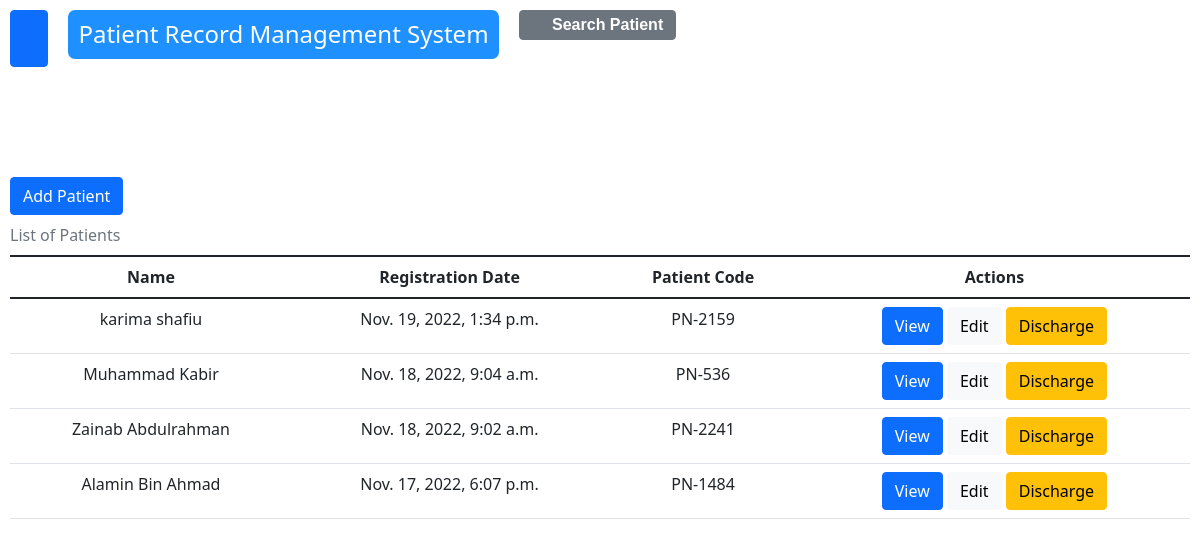
The page /patient-view (signed in) on the database its author committed.
### core/models.py (models this page shows, shortened)
class PatientR(models.Model):
    full_name = models.CharField(max_length=100)
    dob = models.CharField(max_length=100)
    gender = models.CharField(max_length=20)
    marital = models.CharField(max_length=20)
    lga = models.CharField(max_length=100)
    addrss = models.TextField(blank=True)
    state = models.CharField(max_length=100)
    apparatus = models.CharField(max_length=100)
    room = models.CharField(max_length=100)
    code = models.CharField(max_length=1000)
    create_at = models.DateTimeField(default=datetime.now)

### core/views.py (the view)
# urls.py: path('patient-view', views.patient_view, name='patient-view'),
@login_required(login_url='login')
def patient_view(request):
    rooms = Room.objects.all()
    patients = PatientR.objects.all()
    return render(request, 'patient-view.html', {'rooms':rooms, 'patients':patients})

### templates/patient-view.html (shortened to what this page needs)
{% load static %}
<!DOCTYPE html>
<html lang="en">
<head>
    <link rel="stylesheet" href="{% static 'bootstraps-files/bootstrap/css/bootstrap.min.css' %}">
    <link rel="stylesheet" href="{% static 'bootstraps-files/lineawesome/css/line-awesome.min.css' %}">
    <link rel="stylesheet" href="{% static '/css/style.css' %}">
</head>
<body>
    <header class="header">
        <button class="btn btn-primary" type="button" data-bs-toggle="offcanvas" data-bs-target="#offcanvasScrolling" aria-controls="offcanvasScrolling"><i class="la la-bars"></i></button>
        <div class="brand">
            <h4>Patient Record Management System</h4>
        </div>
        <form>
            <i class="la la-search btn btn-secondary">&nbsp;&nbsp;<span style="font-family: sans-serif;" data-bs-toggle="modal" data-bs-target="#search" data-bs-whatever="@fat">Search Patient</span></i>
        </form>
    </header>
    <div class="body">
        <li><a href="#" class="btn btn-primary" data-bs-toggle="modal" data-bs-target="#exampleModal" data-bs-whatever="@fat">Add Patient</a></li>
        <table class="table caption-top">
            <caption>List of Patients</caption>
            <thead>
              <tr>
                <th scope="col" class="text-center">Name</th>
                <th scope="col" class="text-center">Registration Date</th>
                <th scope="col" class="text-center">Patient Code</th>
                <th scope="col" class="text-center">Actions</th>
              </tr>
            </thead>
            <tbody>
            {% for p in patients reversed %}
              <tr>
                <td class="text-center">{{ p.full_name }}</td>
                <td class="text-center">{{ p.create_at }}</td>
                <td class="text-center">{{ p.code }}</td>
                <td class="text-center">
                    <a href="{% url 'p-details' p.id %}" class="btn btn-primary">View</a>
                    <a href="update/{{ p.id }}" class="btn btn-light">Edit</a>
                    <a href="delete/{{ p.id }}" class="btn btn-warning">Discharge</a>
                </td>
              </tr>
            {% endfor %}
            </tbody>
          </table>
    </div>
</body>
</html>

### static/css/style.css (style rules this page uses)
body { background: url('/static/bg-images/patient-bg3.jpg'); background-size: cover; backdrop-filter: blur(3px); height: 100vh; }

### templates/patient-view.html (style rules this page uses)
* { list-style: none; }
.header { display: flex; gap: 20px; padding: 10px; color: #fff; }
.header h4 { background-color: dodgerblue; padding: 10px; border-radius: 7px; }
a:link { text-decoration: none; }
.body { margin-top: 100px; margin-left: 10px; margin-right: 10px; background-color: #fff; }

### rows shown on the page
PatientR: full_name "karima shafiu", create_at "Nov. 19, 2022, 1:34 p.m.", code "PN-2159"
PatientR: full_name "Muhammad Kabir", create_at "Nov. 18, 2022, 9:04 a.m.", code "PN-536"
PatientR: full_name "Zainab Abdulrahman", create_at "Nov. 18, 2022, 9:02 a.m.", code "PN-2241"
PatientR: full_name "Alamin Bin Ahmad", create_at "Nov. 17, 2022, 6:07 p.m.", code "PN-1484"
